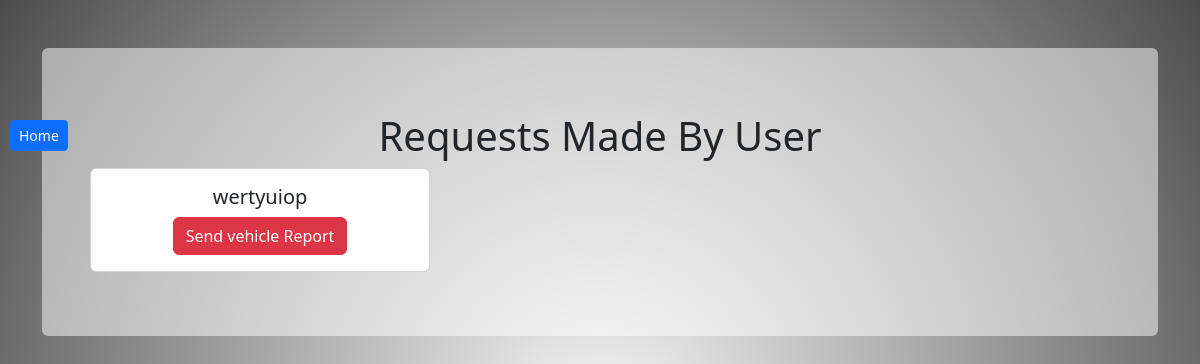
Page /my-requests/ (signed in) on the earlier database version.
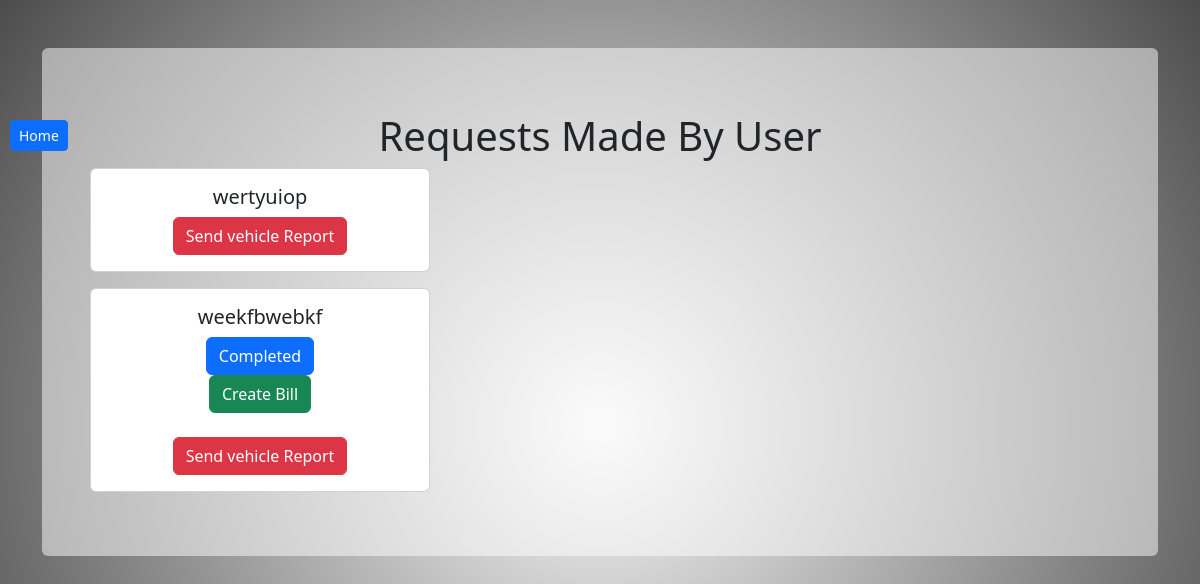
Same page on the later database version.
### app/models.py (models this page shows)
class ReqToMechanic(models.Model):
    user=models.ForeignKey(UserProfile,on_delete=models.CASCADE,related_name="req_profile")
    mechanic=models.ForeignKey(MechanicProfile,on_delete=models.CASCADE,related_name="req_profile")
    discription=models.CharField(max_length=200)
    phone=models.IntegerField()
    location=models.ForeignKey(Location,on_delete=models.CASCADE,related_name="req_location")
    STATUS_CHOICES = [
        ("completed", "Completed"),
        ("pending", "Pending"),
    ]
    status = models.CharField(max_length=200, choices=STATUS_CHOICES, default="pending")
    detail_head=models.CharField(max_length=200,null=True)

### app/views.py (the view)
# urls.py: path('my-requests/', MechanicReqListView.as_view(), name='mechanic_requests'),
class MechanicReqListView(ListView):
    model = ReqToMechanic
    template_name = 'mechanic_req_list.html'
    context_object_name = 'requests'
    def get_queryset(self):
        mechanic_profile = self.request.user.mechanic_profile
        return ReqToMechanic.objects.filter(mechanic=mechanic_profile)

### app/templates/mechanic_req_list.html (shortened to what this page needs)
<!DOCTYPE html>
<html lang="en">
<head>
    <link href="https://cdn.jsdelivr.net/npm/bootstrap@5.3.3/dist/css/bootstrap.min.css" rel="stylesheet"
>
</head>
<body class="vh-100" style="background: rgb(241, 239, 240);
background: radial-gradient(circle, rgb(248, 247, 247) 0%, rgb(76, 76, 77) 100%);">
<a href="{% url 'home' %}" class="btn btn-primary btn-sm" style="position: absolute; top: 120px; left: 10px;"> Home</a>
    <div class="container mt-5">
            <div class="form-control border-0 p-5 bg-white bg-opacity-50" action="">
                <div class="text-center my-3">
                    <div class="text-center my-3">
            <h1>Requests Made By User</h1>
            {% for request in requests %}
            <div class="col-md-4 mb-3">
                <div class="card d-flex">
                    <div class="card-body">
                        <h5 class="card-title">{{ request.discription }}</h5>
                        {% if request.status != 'completed' %}
                        <form action="{% url 'mech-approve' request.id %}" method="post"
                            enctype="multipart/form-data">
                            <button type="submit" class="btn btn-primary">Completed</button>
                        </form>
                        {% endif %}
                        {% if not request.bill_set.exists %}
                        <form action="{% url 'create_bill_payment' request.id %}" method="post">
                            <button type="submit" class="btn btn-success">Create Bill</button>
                        </form><br>
                        {% endif %}
                        <form action="{% url 'report' request.id %}" method="post">
                            <button type="submit" class="btn btn-danger">Send vehicle Report</button>
                        </form>
                    </div>
                </div>
            </div>
            {% endfor %}
                    </div>
                </div>
            </div>
    </div>
</body>
</html>

Differences in the rows shown:
added ReqToMechanic: discription "weekfbwebkf", status "Completed", shows "Create Bill"
